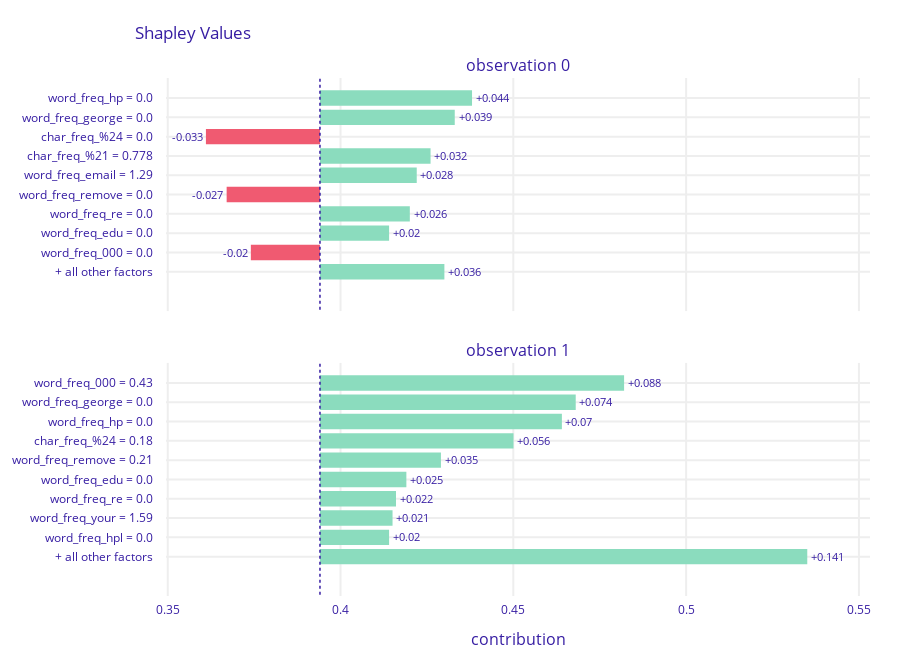

Here is the notebook cell this chart was saved with:
### Code cell
shap_attributions2[0].plot(shap_attributions2[1::])

### Figure 1 — Plotly figure (JSON) as saved in the notebook; plotly's stock layout.template omitted (floating-point values rounded to 4 significant figures)
{"data": [{"base": 0.394, "hoverinfo": "text", "hoverlabel": {"bgcolor": "rgba(0,0,0,0.8)"}, "hovertext": ["Average response: 0.394<br>Prediction: 0.54<br>word_freq_hp = 0.0<br>increases average response <br>by 0.044", "Average response: 0.394<br>Prediction: 0.54<br>word_freq_george = 0.0<br>increases average response <br>by 0.039", "Average response: 0.394<br>Prediction: 0.54<br>char_freq_%24 = 0.0<br>decreases average response <br>by 0.033", "Average response: 0.394<br>Prediction: 0.54<br>char_freq_%21 = 0.778<br>increases average response <br>by 0.032", "Average response: 0.394<br>Prediction: 0.54<br>word_freq_email = 1.29<br>increases average response <br>by 0.028", "Average response: 0.394<br>Prediction: 0.54<br>word_freq_remove = 0.0<br>decreases average response <br>by 0.027", "Average response: 0.394<br>Prediction: 0.54<br>word_freq_re = 0.0<br>increases average response <br>by 0.026", "Average response: 0.394<br>Prediction: 0.54<br>word_freq_edu = 0.0<br>increases average response <br>by 0.02", "Average response: 0.394<br>Prediction: 0.54<br>word_freq_000 = 0.0<br>decreases average response <br>by 0.02", "Average response: 0.394<br>Prediction: 0.54<br>+ all other factors<br>increases average response <br>by 0.036"], "marker": {"color": ["#8bdcbe", "#8bdcbe", "#f05a71", "#8bdcbe", "#8bdcbe", "#f05a71", "#8bdcbe", "#8bdcbe", "#f05a71", "#8bdcbe"]}, "orientation": "h", "showlegend": false, "text": ["+0.044", "+0.039", "-0.033", "+0.032", "+0.028", "-0.027", "+0.026", "+0.02", "-0.02", "+0.036"], "textposition": "outside", "type": "bar", "x": [0.044, 0.039, -0.033, 0.032, 0.028, -0.027, 0.026, 0.02, -0.02, 0.036], "xaxis": "x", "y": ["word_freq_hp = 0.0", "word_freq_george = 0.0", "char_freq_%24 = 0.0", "char_freq_%21 = 0.778", "word_freq_email = 1.29", "word_freq_remove = 0.0", "word_freq_re = 0.0", "word_freq_edu = 0.0", "word_freq_000 = 0.0", "+ all other factors"], "yaxis": "y"}, {"base": 0.394, "hoverinfo": "text", "hoverlabel": {"bgcolor": "rgba(0,0,0,0.8)"}, "hovertext": ["Average response: 0.394<br>Prediction: 0.947<br>word_freq_000 = 0.43<br>increases average response <br>by 0.088", "Average response: 0.394<br>Prediction: 0.947<br>word_freq_george = 0.0<br>increases average response <br>by 0.074", "Average response: 0.394<br>Prediction: 0.947<br>word_freq_hp = 0.0<br>increases average response <br>by 0.07", "Average response: 0.394<br>Prediction: 0.947<br>char_freq_%24 = 0.18<br>increases average response <br>by 0.056", "Average response: 0.394<br>Prediction: 0.947<br>word_freq_remove = 0.21<br>increases average response <br>by 0.035", "Average response: 0.394<br>Prediction: 0.947<br>word_freq_edu = 0.0<br>increases average response <br>by 0.025", "Average response: 0.394<br>Prediction: 0.947<br>word_freq_re = 0.0<br>increases average response <br>by 0.022", "Average response: 0.394<br>Prediction: 0.947<br>word_freq_your = 1.59<br>increases average response <br>by 0.021", "Average response: 0.394<br>Prediction: 0.947<br>word_freq_hpl = 0.0<br>increases average response <br>by 0.02", "Average response: 0.394<br>Prediction: 0.947<br>+ all other factors<br>increases average response <br>by 0.141"], "marker": {"color": ["#8bdcbe", "#8bdcbe", "#8bdcbe", "#8bdcbe", "#8bdcbe", "#8bdcbe", "#8bdcbe", "#8bdcbe", "#8bdcbe", "#8bdcbe"]}, "orientation": "h", "showlegend": false, "text": ["+0.088", "+0.074", "+0.07", "+0.056", "+0.035", "+0.025", "+0.022", "+0.021", "+0.02", "+0.141"], "textposition": "outside", "type": "bar", "x": [0.088, 0.074, 0.07, 0.056, 0.035, 0.025, 0.022, 0.021, 0.02, 0.141], "xaxis": "x2", "y": ["word_freq_000 = 0.43", "word_freq_george = 0.0", "word_freq_hp = 0.0", "char_freq_%24 = 0.18", "word_freq_remove = 0.21", "word_freq_edu = 0.0", "word_freq_re = 0.0", "word_freq_your = 1.59", "word_freq_hpl = 0.0", "+ all other factors"], "yaxis": "y2"}], "layout": {"annotations": [{"font": {"size": 16}, "showarrow": false, "text": "observation 0", "x": 0.5, "xanchor": "center", "xref": "paper", "y": 1, "yanchor": "bottom", "yref": "paper"}, {"font": {"size": 16}, "showarrow": false, "text": "observation 1", "x": 0.5, "xanchor": "center", "xref": "paper", "y": 0.45, "yanchor": "bottom", "yref": "paper"}, {"font": {"size": 16}, "showarrow": false, "text": "contribution", "x": 0.5, "xanchor": "center", "xref": "paper", "y": 0, "yanchor": "top", "yref": "paper", "yshift": -30}], "font": {"color": "#371ea3"}, "height": 667, "margin": {"b": 71, "r": 30, "t": 78}, "shapes": [{"line": {"color": "#371ea3", "dash": "dot", "width": 1.5}, "type": "line", "x0": 0.394, "x1": 0.394, "xref": "x", "y0": -1, "y1": 11, "yref": "y"}, {"line": {"color": "#371ea3", "dash": "dot", "width": 1.5}, "type": "line", "x0": 0.394, "x1": 0.394, "xref": "x2", "y0": -1, "y1": 11, "yref": "y2"}], "title": {"text": "Shapley Values", "x": 0.15}, "xaxis": {"anchor": "y", "automargin": true, "domain": [0, 1], "fixedrange": true, "gridwidth": 2, "matches": "x2", "range": [0.3495, 0.5532], "showticklabels": false, "tickcolor": "white", "ticklen": 3, "ticks": "outside", "type": "linear", "zeroline": false}, "xaxis2": {"anchor": "y2", "automargin": true, "domain": [0, 1], "fixedrange": true, "gridwidth": 2, "range": [0.3495, 0.5532], "tickcolor": "white", "ticklen": 3, "ticks": "outside", "type": "linear", "zeroline": false}, "yaxis": {"anchor": "x", "automargin": true, "autorange": "reversed", "domain": [0.55, 1], "fixedrange": true, "gridwidth": 2, "tickcolor": "white", "ticklen": 10, "ticks": "outside", "type": "category"}, "yaxis2": {"anchor": "x2", "automargin": true, "autorange": "reversed", "domain": [0, 0.45], "fixedrange": true, "gridwidth": 2, "tickcolor": "white", "ticklen": 10, "ticks": "outside", "type": "category"}}}
